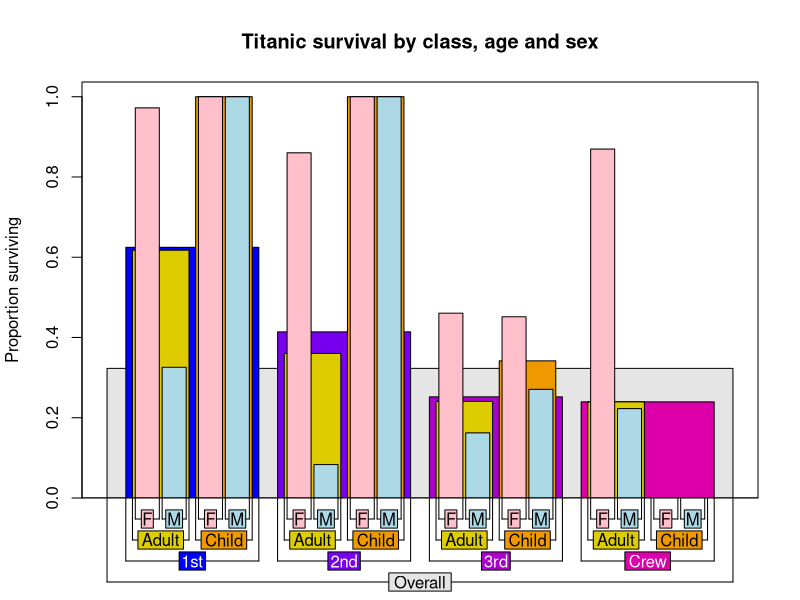
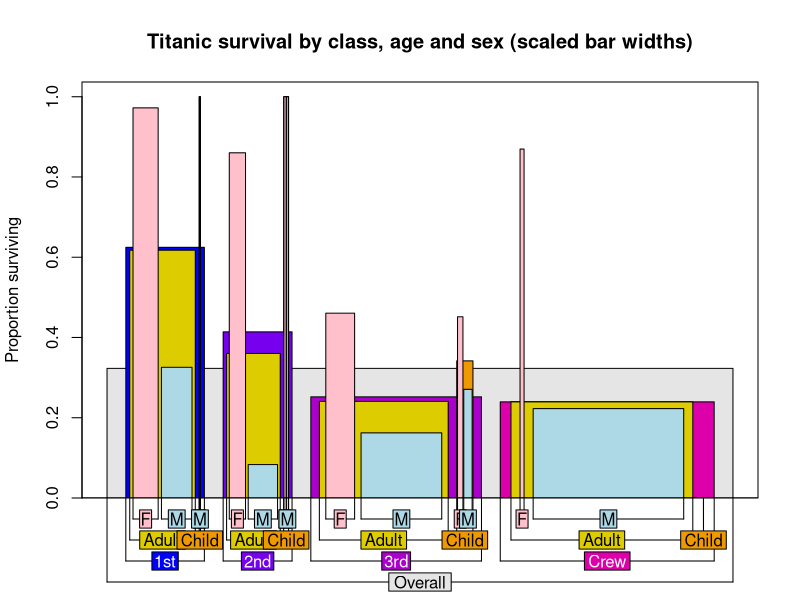
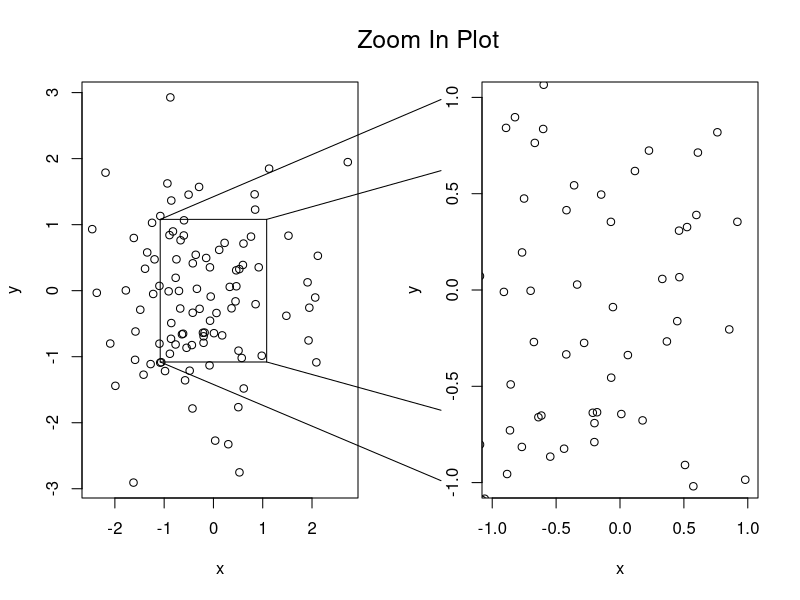
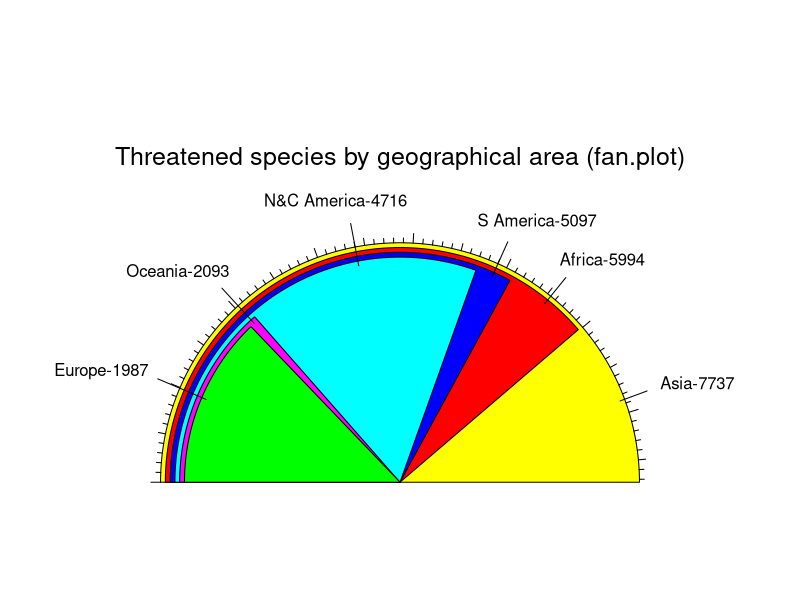
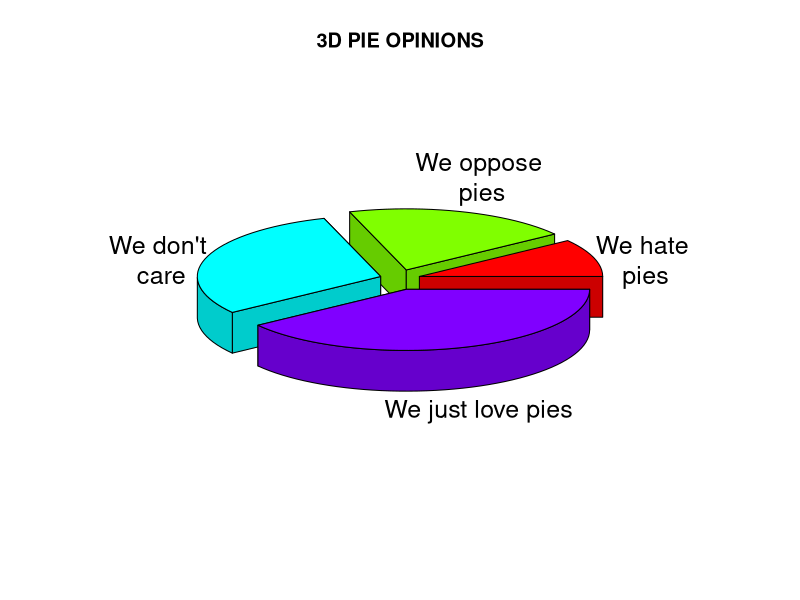
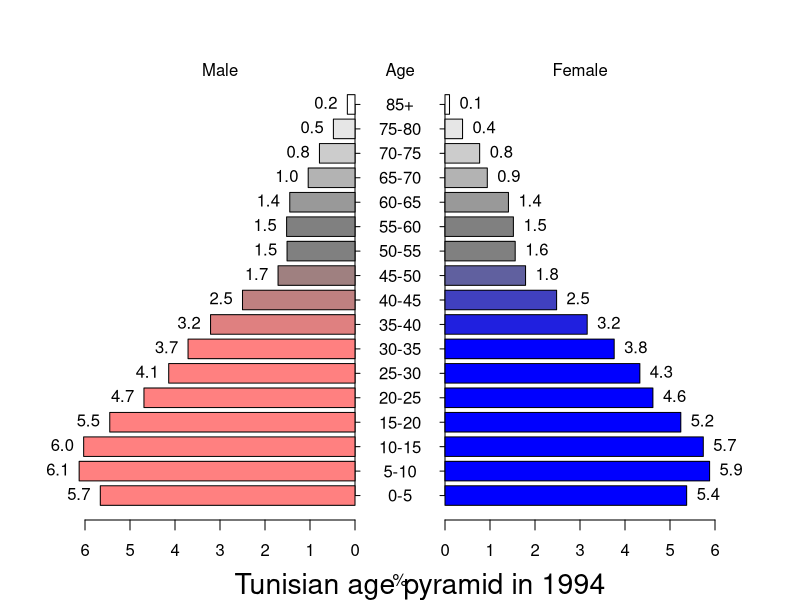

Generate these figures, in order, with R:
## ---- chunk 1
  library(plotrix)
## ---- chunk 2
titanic<-data.frame(
class=c(rep("1st",325),rep("2nd",285),rep("3rd",706),rep("Crew",885)),
age=c(rep("Adult",319),rep("Child",6),rep("Adult",261),rep("Child",24),
rep("Adult",627),rep("Child",79),rep("Adult",885)),
sex=c(rep("M",175),rep("F",144),rep("M",5),rep("F",1),
rep("M",168),rep("F",93),rep("M",11),rep("F",13),
rep("M",462),rep("F",165),rep("M",48),rep("F",31),
rep("M",862),rep("F",23)),
survived=c(rep("Yes",57),rep("No",118),rep("Yes",140),rep("No",4),rep("Yes",6),
rep("Yes",14),rep("No",154),rep("Yes",80),rep("No",13),rep("Yes",24),
rep("Yes",75),rep("No",387),rep("Yes",76),rep("No",89),
rep("Yes",13),rep("No",35),rep("Yes",14),rep("No",17),
rep("Yes",192),rep("No",670),rep("Yes",20),rep("No",3)))
require(plotrix)

titanic.colors<-list("gray90",c("#0000ff","#7700ee","#aa00cc","#dd00aa"),
c("#ddcc00","#ee9900"),c("pink","lightblue"))

barNest(survived~class+age+sex,titanic,col=titanic.colors,showall=TRUE,
main="Titanic survival by class, age and sex",ylab="Proportion surviving",
FUN=c("propbrk","binciWu","binciWl","valid.n"),shrink=0.15,trueval="Yes")
## ---- chunk 3
barNest(survived~class+age+sex,titanic,col=titanic.colors,showall=TRUE,
main="Titanic survival by class, age and sex (scaled bar widths)",
ylab="Proportion surviving",FUN=c("propbrk","binciWu","binciWl","valid.n"),
shrink=0.15,trueval="Yes",Nwidths=TRUE)
## ---- chunk 4
zoomInPlot(rnorm(100),rnorm(100),rxlim=c(-1,1),rylim=c(-1,1),
  zoomtitle="Zoom In Plot",titlepos=-1.5)
## ---- chunk 5
iucn.df<-data.frame(area=c("Africa","Asia","Europe","N&C America",
"S America","Oceania"),threatened=c(5994,7737,1987,4716,5097,2093))
fan.plot(iucn.df$threatened,max.span=pi,
labels=paste(iucn.df$area,iucn.df$threatened,sep="-"),
main="Threatened species by geographical area (fan.plot)",ticks=276)
## ---- chunk 6
pieval<-c(2,4,6,8)
pielabels<-
c("We hate\n pies","We oppose\n pies","We don't\n care","We just love pies")
# grab the radial positions of the labels
lp<-pie3D(pieval,radius=0.9,labels=pielabels,explode=0.1,main="3D PIE OPINIONS")
## ---- chunk 7
x<-c(5.66,6.13,6.03,5.45,4.69,4.14,3.71,3.21,2.5,1.71,1.51,1.52,1.45,1.04,0.79,0.48,0.17)
y<-c(5.37,5.88,5.74,5.24,4.62,4.33,3.76,3.16,2.48,1.79,1.56,1.52,1.41,0.94,0.77,0.39,0.1)


agelabels<-c("0-5","5-10","10-15","15-20","20-25","25-30","30-35","35-40","40-45","45-50","50-55","55-60","60-65","65-70","70-75","75-80","85+")

fcol<-color.gradient(c(0,0,0.5,1),c(0,0,0.5,1),c(1,1,0.5,1),17)
mcol<-color.gradient(c(1,1,0.5,1),c(0.5,0.5,0.5,1),c(0.5,0.5,0.5,1),17)

par(mar=pyramid.plot(x,y,labels=agelabels,lxcol=mcol,rxcol=fcol,show.values=TRUE))
title(sub="Tunisian age pyramid in 1994",cex.sub=1.7)
